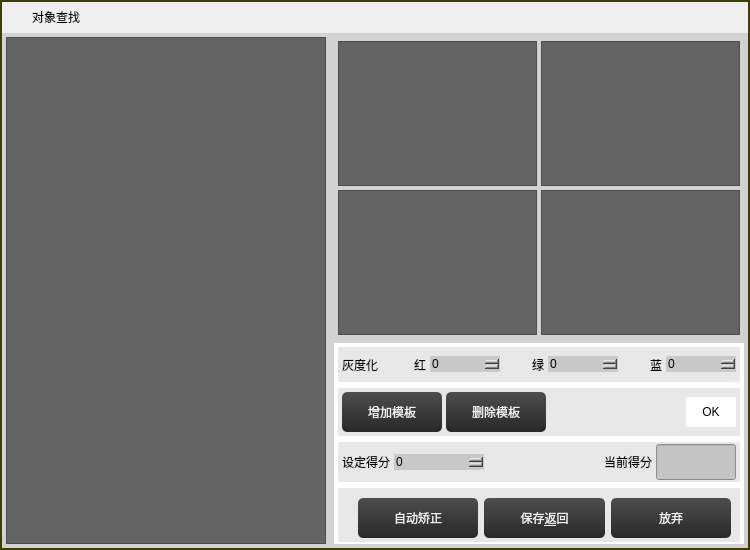
<?xml version="1.0" encoding="UTF-8"?>
<ui version="4.0">
 <class>DlgMatchTemplate</class>
 <widget class="QDialog" name="DlgMatchTemplate">
  <property name="geometry">
   <rect>
    <x>0</x>
    <y>0</y>
    <width>750</width>
    <height>550</height>
   </rect>
  </property>
  <property name="windowTitle">
   <string>Dialog</string>
  </property>
  <property name="styleSheet">
   <string notr="true">QDialog#DlgMatchTemplate{
	border:2px solid #3e3e00;

}</string>
  </property>
  <layout class="QVBoxLayout" name="verticalLayout">
   <property name="spacing">
    <number>0</number>
   </property>
   <property name="leftMargin">
    <number>2</number>
   </property>
   <property name="topMargin">
    <number>0</number>
   </property>
   <property name="rightMargin">
    <number>2</number>
   </property>
   <property name="bottomMargin">
    <number>2</number>
   </property>
   <item>
    <widget class="QWidget" name="widget_title1" native="true">
     <property name="sizePolicy">
      <sizepolicy hsizetype="Preferred" vsizetype="Fixed">
       <horstretch>0</horstretch>
       <verstretch>0</verstretch>
      </sizepolicy>
     </property>
     <property name="minimumSize">
      <size>
       <width>100</width>
       <height>33</height>
      </size>
     </property>
     <property name="styleSheet">
      <string notr="true"/>
     </property>
     <layout class="QHBoxLayout" name="horizontalLayout_11">
      <property name="spacing">
       <number>0</number>
      </property>
      <property name="leftMargin">
       <number>0</number>
      </property>
      <property name="topMargin">
       <number>0</number>
      </property>
      <property name="rightMargin">
       <number>0</number>
      </property>
      <property name="bottomMargin">
       <number>0</number>
      </property>
      <item>
       <widget class="QLabel" name="lab_Ico">
        <property name="sizePolicy">
         <sizepolicy hsizetype="Minimum" vsizetype="Preferred">
          <horstretch>0</horstretch>
          <verstretch>0</verstretch>
         </sizepolicy>
        </property>
        <property name="minimumSize">
         <size>
          <width>30</width>
          <height>0</height>
         </size>
        </property>
        <property name="text">
         <string/>
        </property>
        <property name="alignment">
         <set>Qt::AlignCenter</set>
        </property>
       </widget>
      </item>
      <item>
       <widget class="QLabel" name="lab_Title">
        <property name="sizePolicy">
         <sizepolicy hsizetype="Expanding" vsizetype="Preferred">
          <horstretch>0</horstretch>
          <verstretch>0</verstretch>
         </sizepolicy>
        </property>
        <property name="styleSheet">
         <string notr="true">font: 10pt &quot;微软雅黑&quot;;</string>
        </property>
        <property name="text">
         <string>对象查找</string>
        </property>
        <property name="alignment">
         <set>Qt::AlignLeading|Qt::AlignLeft|Qt::AlignVCenter</set>
        </property>
       </widget>
      </item>
      <item>
       <widget class="QWidget" name="widget_menu" native="true">
        <property name="sizePolicy">
         <sizepolicy hsizetype="Minimum" vsizetype="Preferred">
          <horstretch>0</horstretch>
          <verstretch>0</verstretch>
         </sizepolicy>
        </property>
        <layout class="QHBoxLayout" name="horizontalLayout_12">
         <property name="spacing">
          <number>0</number>
         </property>
         <property name="leftMargin">
          <number>0</number>
         </property>
         <property name="topMargin">
          <number>0</number>
         </property>
         <property name="rightMargin">
          <number>0</number>
         </property>
         <property name="bottomMargin">
          <number>0</number>
         </property>
         <item>
          <widget class="QPushButton" name="btnMenu_Close">
           <property name="sizePolicy">
            <sizepolicy hsizetype="Minimum" vsizetype="Expanding">
             <horstretch>0</horstretch>
             <verstretch>0</verstretch>
            </sizepolicy>
           </property>
           <property name="minimumSize">
            <size>
             <width>40</width>
             <height>0</height>
            </size>
           </property>
           <property name="cursor">
            <cursorShape>ArrowCursor</cursorShape>
           </property>
           <property name="focusPolicy">
            <enum>Qt::NoFocus</enum>
           </property>
           <property name="toolTip">
            <string>关闭</string>
           </property>
           <property name="text">
            <string/>
           </property>
           <property name="flat">
            <bool>true</bool>
           </property>
          </widget>
         </item>
        </layout>
       </widget>
      </item>
     </layout>
    </widget>
   </item>
   <item>
    <widget class="QWidget" name="widget" native="true">
     <property name="styleSheet">
      <string notr="true">background-color: rgb(210, 210, 210);</string>
     </property>
     <layout class="QHBoxLayout" name="horizontalLayout" stretch="3,4">
      <property name="spacing">
       <number>8</number>
      </property>
      <property name="leftMargin">
       <number>4</number>
      </property>
      <property name="topMargin">
       <number>4</number>
      </property>
      <property name="rightMargin">
       <number>4</number>
      </property>
      <property name="bottomMargin">
       <number>4</number>
      </property>
      <item>
       <widget class="QWidget" name="widget_2" native="true">
        <layout class="QVBoxLayout" name="verticalLayout_2">
         <property name="spacing">
          <number>0</number>
         </property>
         <property name="leftMargin">
          <number>0</number>
         </property>
         <property name="topMargin">
          <number>0</number>
         </property>
         <property name="rightMargin">
          <number>0</number>
         </property>
         <property name="bottomMargin">
          <number>0</number>
         </property>
         <item>
          <widget class="GraphicsView" name="graphicsView">
           <property name="minimumSize">
            <size>
             <width>320</width>
             <height>480</height>
            </size>
           </property>
           <property name="autoFillBackground">
            <bool>false</bool>
           </property>
           <property name="styleSheet">
            <string notr="true">QGraphicsView
{

	background:rgb(100,100,100);

}</string>
           </property>
           <property name="backgroundBrush">
            <brush brushstyle="SolidPattern">
             <color alpha="255">
              <red>0</red>
              <green>0</green>
              <blue>0</blue>
             </color>
            </brush>
           </property>
          </widget>
         </item>
        </layout>
       </widget>
      </item>
      <item>
       <widget class="QWidget" name="widget_3" native="true">
        <layout class="QVBoxLayout" name="verticalLayout_4" stretch="3,2">
         <property name="spacing">
          <number>4</number>
         </property>
         <property name="leftMargin">
          <number>0</number>
         </property>
         <property name="topMargin">
          <number>0</number>
         </property>
         <property name="rightMargin">
          <number>0</number>
         </property>
         <property name="bottomMargin">
          <number>0</number>
         </property>
         <item>
          <widget class="QWidget" name="widget_4" native="true">
           <layout class="QVBoxLayout" name="verticalLayout_3" stretch="1,1">
            <property name="spacing">
             <number>4</number>
            </property>
            <property name="leftMargin">
             <number>4</number>
            </property>
            <property name="topMargin">
             <number>4</number>
            </property>
            <property name="rightMargin">
             <number>4</number>
            </property>
            <property name="bottomMargin">
             <number>4</number>
            </property>
            <item>
             <layout class="QHBoxLayout" name="horizontalLayout_2" stretch="1,1">
              <property name="spacing">
               <number>4</number>
              </property>
              <item>
               <widget class="QGraphicsView" name="graphicsViewTarget1">
                <property name="minimumSize">
                 <size>
                  <width>0</width>
                  <height>0</height>
                 </size>
                </property>
                <property name="maximumSize">
                 <size>
                  <width>1000</width>
                  <height>1000</height>
                 </size>
                </property>
                <property name="sizeIncrement">
                 <size>
                  <width>160</width>
                  <height>160</height>
                 </size>
                </property>
                <property name="autoFillBackground">
                 <bool>false</bool>
                </property>
                <property name="styleSheet">
                 <string notr="true">QGraphicsView
{

	background:rgb(100,100,100);

}</string>
                </property>
                <property name="backgroundBrush">
                 <brush brushstyle="SolidPattern">
                  <color alpha="255">
                   <red>0</red>
                   <green>0</green>
                   <blue>0</blue>
                  </color>
                 </brush>
                </property>
               </widget>
              </item>
              <item>
               <widget class="QGraphicsView" name="graphicsViewTarget2">
                <property name="minimumSize">
                 <size>
                  <width>0</width>
                  <height>0</height>
                 </size>
                </property>
                <property name="maximumSize">
                 <size>
                  <width>1000</width>
                  <height>1000</height>
                 </size>
                </property>
                <property name="sizeIncrement">
                 <size>
                  <width>160</width>
                  <height>160</height>
                 </size>
                </property>
                <property name="autoFillBackground">
                 <bool>false</bool>
                </property>
                <property name="styleSheet">
                 <string notr="true">QGraphicsView
{

	background:rgb(100,100,100);

}</string>
                </property>
                <property name="backgroundBrush">
                 <brush brushstyle="SolidPattern">
                  <color alpha="255">
                   <red>0</red>
                   <green>0</green>
                   <blue>0</blue>
                  </color>
                 </brush>
                </property>
               </widget>
              </item>
             </layout>
            </item>
            <item>
             <layout class="QHBoxLayout" name="horizontalLayout_3" stretch="1,1">
              <property name="spacing">
               <number>4</number>
              </property>
              <item>
               <widget class="QGraphicsView" name="graphicsViewTarget3">
                <property name="minimumSize">
                 <size>
                  <width>0</width>
                  <height>0</height>
                 </size>
                </property>
                <property name="maximumSize">
                 <size>
                  <width>1000</width>
                  <height>1000</height>
                 </size>
                </property>
                <property name="sizeIncrement">
                 <size>
                  <width>160</width>
                  <height>160</height>
                 </size>
                </property>
                <property name="autoFillBackground">
                 <bool>false</bool>
                </property>
                <property name="styleSheet">
                 <string notr="true">QGraphicsView
{

	background:rgb(100,100,100);

}</string>
                </property>
                <property name="backgroundBrush">
                 <brush brushstyle="SolidPattern">
                  <color alpha="255">
                   <red>0</red>
                   <green>0</green>
                   <blue>0</blue>
                  </color>
                 </brush>
                </property>
               </widget>
              </item>
              <item>
               <widget class="QGraphicsView" name="graphicsViewTarget4">
                <property name="minimumSize">
                 <size>
                  <width>0</width>
                  <height>0</height>
                 </size>
                </property>
                <property name="maximumSize">
                 <size>
                  <width>1000</width>
                  <height>1000</height>
                 </size>
                </property>
                <property name="sizeIncrement">
                 <size>
                  <width>160</width>
                  <height>160</height>
                 </size>
                </property>
                <property name="autoFillBackground">
                 <bool>false</bool>
                </property>
                <property name="styleSheet">
                 <string notr="true">QGraphicsView
{

	background:rgb(100,100,100);

}</string>
                </property>
                <property name="backgroundBrush">
                 <brush brushstyle="SolidPattern">
                  <color alpha="255">
                   <red>0</red>
                   <green>0</green>
                   <blue>0</blue>
                  </color>
                 </brush>
                </property>
               </widget>
              </item>
             </layout>
            </item>
           </layout>
          </widget>
         </item>
         <item>
          <widget class="QWidget" name="widget_5" native="true">
           <property name="styleSheet">
            <string notr="true">background-color: rgb(255, 255, 255);</string>
           </property>
           <layout class="QVBoxLayout" name="verticalLayout_5">
            <property name="leftMargin">
             <number>4</number>
            </property>
            <property name="topMargin">
             <number>4</number>
            </property>
            <property name="rightMargin">
             <number>4</number>
            </property>
            <property name="bottomMargin">
             <number>2</number>
            </property>
            <item>
             <widget class="QWidget" name="widget_6" native="true">
              <property name="styleSheet">
               <string notr="true">background-color: rgb(231, 231, 231);</string>
              </property>
              <layout class="QHBoxLayout" name="horizontalLayout_4">
               <property name="spacing">
                <number>4</number>
               </property>
               <property name="leftMargin">
                <number>4</number>
               </property>
               <property name="topMargin">
                <number>2</number>
               </property>
               <property name="rightMargin">
                <number>4</number>
               </property>
               <property name="bottomMargin">
                <number>2</number>
               </property>
               <item>
                <widget class="QLabel" name="label">
                 <property name="styleSheet">
                  <string notr="true">font: 11pt &quot;微软雅黑&quot;;
background-color: rgb(231, 231, 231);</string>
                 </property>
                 <property name="text">
                  <string>灰度化</string>
                 </property>
                </widget>
               </item>
               <item>
                <widget class="QLabel" name="label_2">
                 <property name="styleSheet">
                  <string notr="true">font: 11pt &quot;微软雅黑&quot;;
background-color: rgb(231, 231, 231);</string>
                 </property>
                 <property name="text">
                  <string>红</string>
                 </property>
                 <property name="alignment">
                  <set>Qt::AlignRight|Qt::AlignTrailing|Qt::AlignVCenter</set>
                 </property>
                </widget>
               </item>
               <item>
                <widget class="QSpinBox" name="spinBoxR">
                 <property name="minimumSize">
                  <size>
                   <width>70</width>
                   <height>0</height>
                  </size>
                 </property>
                 <property name="maximumSize">
                  <size>
                   <width>70</width>
                   <height>16777215</height>
                  </size>
                 </property>
                 <property name="styleSheet">
                  <string notr="true">
QSpinBox
{
	
	font: 11pt &quot;微软雅黑&quot;;
	border-width:1;border-style:none;
	border-color:rgb(255, 255, 255);
	background-color: rgb(200, 200, 200);
	color::rgb(255,255, 0);

}
QSpinBox::down-button
{   
	
	background-color: rgb(200, 200, 200);
	subcontrol-origin:border;
    subcontrol-position:left;
    image: url(:/左normal.png);
    width: 20px;
    height: 30px; ;
}
QSpinBox::up-button
{
board:none;
	background-color: rgb(200, 200, 200);
	subcontrol-origin:border;
    subcontrol-position:right;
    image: url(:/右normal.png);
    width: 20px;
    height: 30px;       
}

QSpinBox::up-button:pressed
{
board:none;
background-color: rgb(103, 103, 103);
	subcontrol-origin:border;
    subcontrol-position:right;
    image: url(:/右press.png);
    width: 20px;
    height: 30px;      
}
QSpinBox::down-button:pressed
{
board:none;
background-color: rgb(103, 103, 103);
	subcontrol-origin:border;
    subcontrol-position:left;
    image: url(:/左press.png);
    width: 20px;
    height: 30px; 
}
</string>
                 </property>
                 <property name="maximum">
                  <number>1000</number>
                 </property>
                </widget>
               </item>
               <item>
                <widget class="QLabel" name="label_3">
                 <property name="styleSheet">
                  <string notr="true">font: 11pt &quot;微软雅黑&quot;;
background-color: rgb(231, 231, 231);</string>
                 </property>
                 <property name="text">
                  <string>绿</string>
                 </property>
                 <property name="alignment">
                  <set>Qt::AlignRight|Qt::AlignTrailing|Qt::AlignVCenter</set>
                 </property>
                </widget>
               </item>
               <item>
                <widget class="QSpinBox" name="spinBoxG">
                 <property name="minimumSize">
                  <size>
                   <width>70</width>
                   <height>0</height>
                  </size>
                 </property>
                 <property name="maximumSize">
                  <size>
                   <width>70</width>
                   <height>16777215</height>
                  </size>
                 </property>
                 <property name="styleSheet">
                  <string notr="true">
QSpinBox
{
	
	font: 11pt &quot;微软雅黑&quot;;
	border-width:1;border-style:none;
	border-color:rgb(255, 255, 255);
	background-color: rgb(200, 200, 200);
	color::rgb(255,255, 0);

}
QSpinBox::down-button
{   
	
	background-color: rgb(200, 200, 200);
	subcontrol-origin:border;
    subcontrol-position:left;
    image: url(:/左normal.png);
    width: 20px;
    height: 30px; ;
}
QSpinBox::up-button
{
board:none;
	background-color: rgb(200, 200, 200);
	subcontrol-origin:border;
    subcontrol-position:right;
    image: url(:/右normal.png);
    width: 20px;
    height: 30px;       
}

QSpinBox::up-button:pressed
{
board:none;
background-color: rgb(103, 103, 103);
	subcontrol-origin:border;
    subcontrol-position:right;
    image: url(:/右press.png);
    width: 20px;
    height: 30px;      
}
QSpinBox::down-button:pressed
{
board:none;
background-color: rgb(103, 103, 103);
	subcontrol-origin:border;
    subcontrol-position:left;
    image: url(:/左press.png);
    width: 20px;
    height: 30px; 
}
</string>
                 </property>
                 <property name="maximum">
                  <number>1000</number>
                 </property>
                </widget>
               </item>
               <item>
                <widget class="QLabel" name="label_4">
                 <property name="styleSheet">
                  <string notr="true">font: 11pt &quot;微软雅黑&quot;;
background-color: rgb(231, 231, 231);</string>
                 </property>
                 <property name="text">
                  <string>蓝</string>
                 </property>
                 <property name="alignment">
                  <set>Qt::AlignRight|Qt::AlignTrailing|Qt::AlignVCenter</set>
                 </property>
                </widget>
               </item>
               <item>
                <widget class="QSpinBox" name="spinBoxB">
                 <property name="minimumSize">
                  <size>
                   <width>70</width>
                   <height>0</height>
                  </size>
                 </property>
                 <property name="maximumSize">
                  <size>
                   <width>70</width>
                   <height>16777215</height>
                  </size>
                 </property>
                 <property name="styleSheet">
                  <string notr="true">
QSpinBox
{
	
	font: 11pt &quot;微软雅黑&quot;;
	border-width:1;border-style:none;
	border-color:rgb(255, 255, 255);
	background-color: rgb(200, 200, 200);
	color::rgb(255,255, 0);

}
QSpinBox::down-button
{   
	
	background-color: rgb(200, 200, 200);
	subcontrol-origin:border;
    subcontrol-position:left;
    image: url(:/左normal.png);
    width: 20px;
    height: 30px; ;
}
QSpinBox::up-button
{
board:none;
	background-color: rgb(200, 200, 200);
	subcontrol-origin:border;
    subcontrol-position:right;
    image: url(:/右normal.png);
    width: 20px;
    height: 30px;       
}

QSpinBox::up-button:pressed
{
board:none;
background-color: rgb(103, 103, 103);
	subcontrol-origin:border;
    subcontrol-position:right;
    image: url(:/右press.png);
    width: 20px;
    height: 30px;      
}
QSpinBox::down-button:pressed
{
board:none;
background-color: rgb(103, 103, 103);
	subcontrol-origin:border;
    subcontrol-position:left;
    image: url(:/左press.png);
    width: 20px;
    height: 30px; 
}
</string>
                 </property>
                 <property name="maximum">
                  <number>1000</number>
                 </property>
                </widget>
               </item>
              </layout>
             </widget>
            </item>
            <item>
             <widget class="QWidget" name="widget_7" native="true">
              <property name="styleSheet">
               <string notr="true">font: 11pt &quot;微软雅黑&quot;;
background-color: rgb(231, 231, 231);</string>
              </property>
              <layout class="QHBoxLayout" name="horizontalLayout_8">
               <property name="spacing">
                <number>4</number>
               </property>
               <property name="leftMargin">
                <number>4</number>
               </property>
               <property name="topMargin">
                <number>4</number>
               </property>
               <property name="rightMargin">
                <number>4</number>
               </property>
               <property name="bottomMargin">
                <number>4</number>
               </property>
               <item>
                <widget class="QPushButton" name="pushButtonAdd">
                 <property name="minimumSize">
                  <size>
                   <width>100</width>
                   <height>30</height>
                  </size>
                 </property>
                 <property name="styleSheet">
                  <string notr="true">QPushButton{
	border-style: none;
	border: 0px;
	color: #F0F0F0;
	padding: 5px;	
	min-height: 30px;
	border-radius:5px;
	font: 11pt &quot;微软雅黑&quot;;
	background: qlineargradient(spread:pad, x1:0, y1:0, x2:0, y2:1, stop:0 #4D4D4D, stop:1 #292929); 
}

QPushButton[focusPolicy=&quot;0&quot;] {
	border-style: none;
	border: 0px;
	color: #F0F0F0;
	padding: 0px;	
	min-height: 30px;
	border-radius:3px;
	background: qlineargradient(spread:pad, x1:0, y1:0, x2:0, y2:1, stop:0 #4D4D4D, stop:1 #292929); 
}

QPushButton:hover{ 
	background: qlineargradient(spread:pad, x1:0, y1:0, x2:0, y2:1, stop:0 #636363, stop:1 #575757);
}

QPushButton:pressed{ 
	background: qlineargradient(spread:pad, x1:0, y1:0, x2:0, y2:1, stop:0 #4D4D4D, stop:1 #292929);
}</string>
                 </property>
                 <property name="text">
                  <string>增加模板</string>
                 </property>
                </widget>
               </item>
               <item>
                <widget class="QPushButton" name="pushButtonDel">
                 <property name="minimumSize">
                  <size>
                   <width>100</width>
                   <height>30</height>
                  </size>
                 </property>
                 <property name="styleSheet">
                  <string notr="true">QPushButton{
	border-style: none;
	border: 0px;
	color: #F0F0F0;
	padding: 5px;	
	min-height: 30px;
	border-radius:5px;
	font: 11pt &quot;微软雅黑&quot;;
	background: qlineargradient(spread:pad, x1:0, y1:0, x2:0, y2:1, stop:0 #4D4D4D, stop:1 #292929); 
}

QPushButton[focusPolicy=&quot;0&quot;] {
	border-style: none;
	border: 0px;
	color: #F0F0F0;
	padding: 0px;	
	min-height: 30px;
	border-radius:3px;
	background: qlineargradient(spread:pad, x1:0, y1:0, x2:0, y2:1, stop:0 #4D4D4D, stop:1 #292929); 
}

QPushButton:hover{ 
	background: qlineargradient(spread:pad, x1:0, y1:0, x2:0, y2:1, stop:0 #636363, stop:1 #575757);
}

QPushButton:pressed{ 
	background: qlineargradient(spread:pad, x1:0, y1:0, x2:0, y2:1, stop:0 #4D4D4D, stop:1 #292929);
}</string>
                 </property>
                 <property name="text">
                  <string>删除模板</string>
                 </property>
                </widget>
               </item>
               <item>
                <spacer name="horizontalSpacer">
                 <property name="orientation">
                  <enum>Qt::Horizontal</enum>
                 </property>
                 <property name="sizeHint" stdset="0">
                  <size>
                   <width>210</width>
                   <height>27</height>
                  </size>
                 </property>
                </spacer>
               </item>
               <item>
                <widget class="QLabel" name="labelRes">
                 <property name="minimumSize">
                  <size>
                   <width>50</width>
                   <height>30</height>
                  </size>
                 </property>
                 <property name="maximumSize">
                  <size>
                   <width>50</width>
                   <height>30</height>
                  </size>
                 </property>
                 <property name="styleSheet">
                  <string notr="true">font: 11pt &quot;微软雅黑&quot;;
background-color: rgb(255, 255, 255);</string>
                 </property>
                 <property name="text">
                  <string>OK</string>
                 </property>
                 <property name="alignment">
                  <set>Qt::AlignCenter</set>
                 </property>
                </widget>
               </item>
              </layout>
             </widget>
            </item>
            <item>
             <widget class="QWidget" name="widget_8" native="true">
              <property name="styleSheet">
               <string notr="true">
background-color: rgb(231, 231, 231);</string>
              </property>
              <layout class="QHBoxLayout" name="horizontalLayout_5">
               <property name="spacing">
                <number>4</number>
               </property>
               <property name="leftMargin">
                <number>4</number>
               </property>
               <property name="topMargin">
                <number>2</number>
               </property>
               <property name="rightMargin">
                <number>4</number>
               </property>
               <property name="bottomMargin">
                <number>2</number>
               </property>
               <item>
                <widget class="QLabel" name="label_5">
                 <property name="styleSheet">
                  <string notr="true">font: 11pt &quot;微软雅黑&quot;;

background-color: rgb(231, 231, 231);</string>
                 </property>
                 <property name="text">
                  <string>设定得分</string>
                 </property>
                 <property name="alignment">
                  <set>Qt::AlignRight|Qt::AlignTrailing|Qt::AlignVCenter</set>
                 </property>
                </widget>
               </item>
               <item>
                <widget class="KSpinBoxKb" name="spinBoxSetScore">
                 <property name="minimumSize">
                  <size>
                   <width>90</width>
                   <height>0</height>
                  </size>
                 </property>
                 <property name="maximumSize">
                  <size>
                   <width>70</width>
                   <height>16777215</height>
                  </size>
                 </property>
                 <property name="styleSheet">
                  <string notr="true">
QSpinBox
{
	
	font: 13pt &quot;微软雅黑&quot;;
	border-width:1;border-style:none;
	border-color:rgb(255, 255, 255);
	background-color: rgb(200, 200, 200);
	color::rgb(255,255, 0);

}
QSpinBox::down-button
{   
	
	background-color: rgb(200, 200, 200);
	subcontrol-origin:border;
    subcontrol-position:left;
    image: url(:/左normal.png);
    width: 20px;
    height: 30px; ;
}
QSpinBox::up-button
{
board:none;
	background-color: rgb(200, 200, 200);
	subcontrol-origin:border;
    subcontrol-position:right;
    image: url(:/右normal.png);
    width: 20px;
    height: 30px;       
}

QSpinBox::up-button:pressed
{
board:none;
background-color: rgb(103, 103, 103);
	subcontrol-origin:border;
    subcontrol-position:right;
    image: url(:/右press.png);
    width: 20px;
    height: 30px;      
}
QSpinBox::down-button:pressed
{
board:none;
background-color: rgb(103, 103, 103);
	subcontrol-origin:border;
    subcontrol-position:left;
    image: url(:/左press.png);
    width: 20px;
    height: 30px; 
}
</string>
                 </property>
                </widget>
               </item>
               <item>
                <spacer name="horizontalSpacer_3">
                 <property name="orientation">
                  <enum>Qt::Horizontal</enum>
                 </property>
                 <property name="sizeHint" stdset="0">
                  <size>
                   <width>182</width>
                   <height>20</height>
                  </size>
                 </property>
                </spacer>
               </item>
               <item>
                <widget class="QLabel" name="label_6">
                 <property name="styleSheet">
                  <string notr="true">font: 11pt &quot;微软雅黑&quot;;

background-color: rgb(231, 231, 231);</string>
                 </property>
                 <property name="text">
                  <string>当前得分</string>
                 </property>
                 <property name="alignment">
                  <set>Qt::AlignRight|Qt::AlignTrailing|Qt::AlignVCenter</set>
                 </property>
                </widget>
               </item>
               <item>
                <widget class="QLineEdit" name="lineEditCalcScore">
                 <property name="minimumSize">
                  <size>
                   <width>80</width>
                   <height>36</height>
                  </size>
                 </property>
                 <property name="maximumSize">
                  <size>
                   <width>80</width>
                   <height>36</height>
                  </size>
                 </property>
                 <property name="sizeIncrement">
                  <size>
                   <width>0</width>
                   <height>0</height>
                  </size>
                 </property>
                 <property name="styleSheet">
                  <string notr="true">font: 11pt &quot;微软雅黑&quot;;
background-color: rgb(195, 195, 195);</string>
                 </property>
                </widget>
               </item>
              </layout>
             </widget>
            </item>
            <item>
             <widget class="QWidget" name="widget_9" native="true">
              <property name="styleSheet">
               <string notr="true">
background-color: rgb(231, 231, 231);</string>
              </property>
              <layout class="QHBoxLayout" name="horizontalLayout_6">
               <property name="leftMargin">
                <number>20</number>
               </property>
               <property name="topMargin">
                <number>10</number>
               </property>
               <property name="bottomMargin">
                <number>4</number>
               </property>
               <item>
                <widget class="QPushButton" name="pushBtnAutoCalc">
                 <property name="minimumSize">
                  <size>
                   <width>100</width>
                   <height>30</height>
                  </size>
                 </property>
                 <property name="styleSheet">
                  <string notr="true">QPushButton{
	border-style: none;
	border: 0px;
	color: #F0F0F0;
	padding: 5px;	
	min-height: 30px;
	border-radius:5px;
	font: 11pt &quot;微软雅黑&quot;;
	background: qlineargradient(spread:pad, x1:0, y1:0, x2:0, y2:1, stop:0 #4D4D4D, stop:1 #292929); 
}

QPushButton[focusPolicy=&quot;0&quot;] {
	border-style: none;
	border: 0px;
	color: #F0F0F0;
	padding: 0px;	
	min-height: 30px;
	border-radius:3px;
	background: qlineargradient(spread:pad, x1:0, y1:0, x2:0, y2:1, stop:0 #4D4D4D, stop:1 #292929); 
}

QPushButton:hover{ 
	background: qlineargradient(spread:pad, x1:0, y1:0, x2:0, y2:1, stop:0 #636363, stop:1 #575757);
}

QPushButton:pressed{ 
	background: qlineargradient(spread:pad, x1:0, y1:0, x2:0, y2:1, stop:0 #4D4D4D, stop:1 #292929);
}</string>
                 </property>
                 <property name="text">
                  <string>自动矫正</string>
                 </property>
                </widget>
               </item>
               <item>
                <widget class="QPushButton" name="pushBtnSaveReturn">
                 <property name="minimumSize">
                  <size>
                   <width>100</width>
                   <height>30</height>
                  </size>
                 </property>
                 <property name="styleSheet">
                  <string notr="true">QPushButton{
	border-style: none;
	border: 0px;
	color: #F0F0F0;
	padding: 5px;	
	min-height: 30px;
	border-radius:5px;
	font: 11pt &quot;微软雅黑&quot;;
	background: qlineargradient(spread:pad, x1:0, y1:0, x2:0, y2:1, stop:0 #4D4D4D, stop:1 #292929); 
}

QPushButton[focusPolicy=&quot;0&quot;] {
	border-style: none;
	border: 0px;
	color: #F0F0F0;
	padding: 0px;	
	min-height: 30px;
	border-radius:3px;
	background: qlineargradient(spread:pad, x1:0, y1:0, x2:0, y2:1, stop:0 #4D4D4D, stop:1 #292929); 
}

QPushButton:hover{ 
	background: qlineargradient(spread:pad, x1:0, y1:0, x2:0, y2:1, stop:0 #636363, stop:1 #575757);
}

QPushButton:pressed{ 
	background: qlineargradient(spread:pad, x1:0, y1:0, x2:0, y2:1, stop:0 #4D4D4D, stop:1 #292929);
}</string>
                 </property>
                 <property name="text">
                  <string>保存&amp;返回</string>
                 </property>
                </widget>
               </item>
               <item>
                <widget class="QPushButton" name="pushBtnCancel">
                 <property name="minimumSize">
                  <size>
                   <width>100</width>
                   <height>30</height>
                  </size>
                 </property>
                 <property name="styleSheet">
                  <string notr="true">QPushButton{
	border-style: none;
	border: 0px;
	color: #F0F0F0;
	padding: 5px;	
	min-height: 30px;
	border-radius:5px;
	font: 11pt &quot;微软雅黑&quot;;
	background: qlineargradient(spread:pad, x1:0, y1:0, x2:0, y2:1, stop:0 #4D4D4D, stop:1 #292929); 
}

QPushButton[focusPolicy=&quot;0&quot;] {
	border-style: none;
	border: 0px;
	color: #F0F0F0;
	padding: 0px;	
	min-height: 30px;
	border-radius:3px;
	background: qlineargradient(spread:pad, x1:0, y1:0, x2:0, y2:1, stop:0 #4D4D4D, stop:1 #292929); 
}

QPushButton:hover{ 
	background: qlineargradient(spread:pad, x1:0, y1:0, x2:0, y2:1, stop:0 #636363, stop:1 #575757);
}

QPushButton:pressed{ 
	background: qlineargradient(spread:pad, x1:0, y1:0, x2:0, y2:1, stop:0 #4D4D4D, stop:1 #292929);
}</string>
                 </property>
                 <property name="text">
                  <string>放弃</string>
                 </property>
                </widget>
               </item>
              </layout>
             </widget>
            </item>
           </layout>
          </widget>
         </item>
        </layout>
       </widget>
      </item>
     </layout>
    </widget>
   </item>
  </layout>
 </widget>
 <customwidgets>
  <customwidget>
   <class>GraphicsView</class>
   <extends>QGraphicsView</extends>
   <header location="global">controls/graphicsview.h</header>
  </customwidget>
  <customwidget>
   <class>KSpinBoxKb</class>
   <extends>QSpinBox</extends>
   <header location="global">kcontrols\kspinboxkb.h</header>
  </customwidget>
 </customwidgets>
 <resources/>
 <connections/>
</ui>
